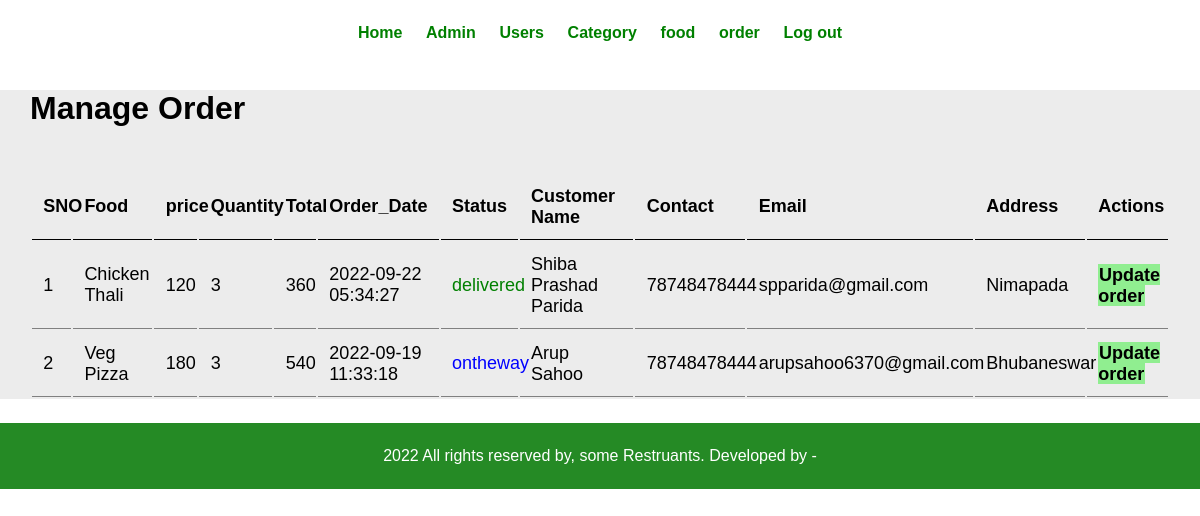
/admin/manage-order.php (signed in), run on the app's committed database.
### tables this page shows
CREATE TABLE `tbl_order` (
  `id` int(10) UNSIGNED NOT NULL,
  `food_title` varchar(150) NOT NULL,
  `price` decimal(10,0) NOT NULL,
  `qty` int(11) NOT NULL,
  `total` decimal(10,0) NOT NULL,
  `order_date` datetime NOT NULL,
  `status` varchar(50) NOT NULL,
  `c_name` varchar(155) NOT NULL,
  `c_contact` varchar(50) NOT NULL,
  `c_email` varchar(50) NOT NULL,
  `c_address` varchar(255) NOT NULL,
  `user_id` int(11) NOT NULL
);

### admin/manage-order.php (the view, shortened to what this page needs)
<?php include('partials/menu.php') ?>
<div class="main-content">
    <div style="width: 95%; margin: auto;">
    <h1>
        Manage Order
    </h1>
    <table class="tbl-full admin-order">
        <tr>
            <th>SNO</th>
            <th>Food</th>
            <th>price</th>
            <th>Quantity</th>
            <th>Total</th>
            <th>Order_Date</th>
            <th>Status</th>
            <th>Customer Name</th>
            <th>Contact</th>
            <th>Email</th>
            <th>Address</th>
            <th>Actions</th>
        </tr>
        <?php
          $sql = "SELECT * FROM tbl_order ORDER BY id DESC";
          $res = mysqli_query($conn, $sql);
          $count = mysqli_num_rows($res);
          if($count > 0)
          {
            $n = 1;
            while($row = mysqli_fetch_assoc($res))
            {
                $id = $row['id'];
                $status = $row['status'];
                ?>
         <tr>
            <td><?php echo $n++; ?></td>
            <td><?php echo $row['food_title']; ?></td>
            <td><?php echo $row['price']; ?></td>
            <td><?php echo $row['qty']; ?></td>
            <td><?php echo $row['total']; ?></td>
            <td><?php echo $row['order_date']; ?></td>
            <td>
              <?php
              if( $status== "ontheway")
              echo "<label style='color: blue;'>$status</label>";
              if($status== "delivered")
              echo "<label style='color: green'>$status</label>";
              ?>
            </td>
            <td><?php echo $row['c_name']; ?></td>
            <td><?php echo $row['c_contact']; ?></td>
            <td><?php echo $row['c_email']; ?></td>
            <td><?php echo $row['c_address']; ?></td>
            <td><a href="<?php echo SITEURL; ?>admin/update-order.php?id=<?php echo $id; ?> "
            class="btn-secondary">Update order</a> </td>
        </tr>
                <?php
            }
          }
          else
          {
            echo "<div class='error'> No orders found</div>";
          }
        ?>
    </table>
    </div>
    </div>
<?php include('partials/footer.php') ?>

### CSS/admin.css (style rules this page uses)
* { margin: 0; padding: 0; font-family: Arial, Helvetica, sans-serif; }
a { color: green; text-decoration: none; }
.tbl-full { width: 100%; font-size: large; }
table tr th { text-align: left; padding: 1%; border-bottom: 1px solid black; }
table tr td { padding: 1%; border-bottom: 1px solid gray; }
.btn-secondary { background-color: lightgreen; font-weight: bold; padding: 1%; color: black; border-style: none; }
.main-content { margin: 2% 0; background-color: #ececec; }
.main-content h1 { margin-bottom: 4%; }

### data on the page
tbl_order: food_title "Chicken Thali", price "120", qty "3", total "360", order_date "2022-09-22 05:34:27", status "delivered", c_name "Shiba Prashad Parida", c_contact "78748478444", c_email "spparida@gmail.com", c_address "Nimapada"
tbl_order: food_title "Veg Pizza", price "180", qty "3", total "540", order_date "2022-09-19 11:33:18", status "ontheway", c_name "Arup Sahoo", c_contact "78748478444", c_email "arupsahoo6370@gmail.com", c_address "Bhubaneswar"
